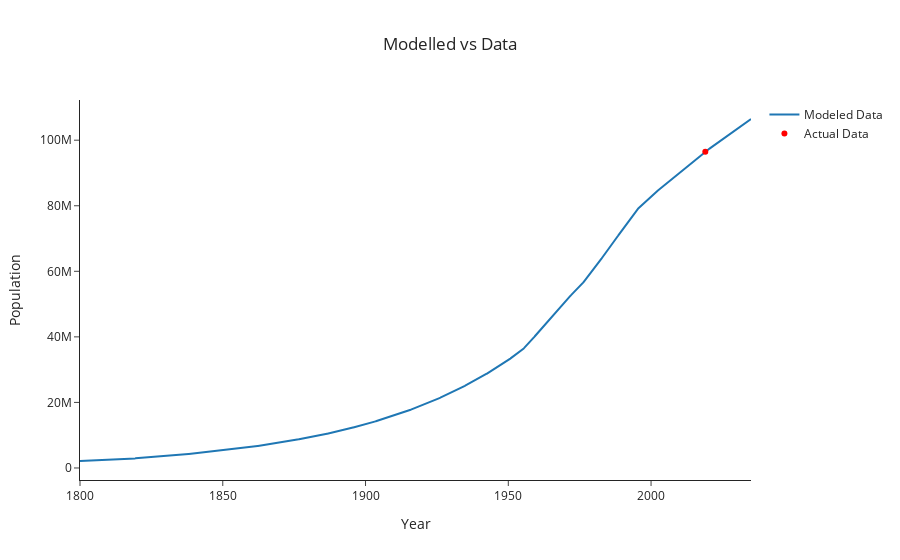

The notebook cell this image was saved under:
### Code cell
plot_model_vs_actual(
    derived_df_0, targets['total_population'], "total_population", "Population", "Modelled vs Data"
)

### Figure 1 — Plotly figure (JSON) as saved in the notebook; plotly's stock layout.template omitted (floating-point values rounded to 4 significant figures; data arrays with more than 128 entries replaced by an {"elided": "..."} marker saying what was removed)
{"data": [{"mode": "lines", "name": "Modeled Data", "type": "scatter", "x": {"elided": "2351 float values"}, "y": {"elided": "2351 float values"}}, {"marker": {"color": "red"}, "mode": "markers", "name": "Actual Data", "type": "scatter", "x": [2019], "y": [96484000]}], "layout": {"title": {"text": "Modelled vs Data", "x": 0.5}, "xaxis": {"title": {"text": "Year"}}, "yaxis": {"title": {"text": "Population"}}}}
